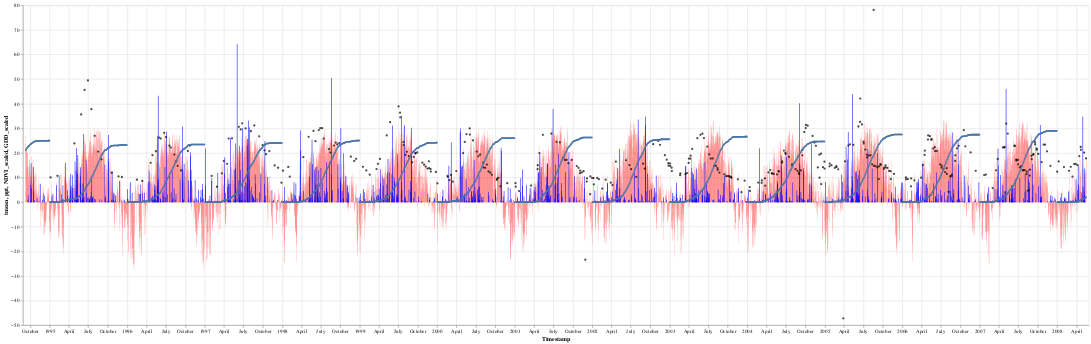

Notebook cell for this chart:
### Code cell
tmean = alt.Chart(df_merged.iloc[5000:10000]).mark_bar(color='red',size=.2).encode(
alt.X("Timestamp:T"), alt.Y("tmean:Q"),
    tooltip=[
        alt.Tooltip('DOY:O', title='DOY'),
        alt.Tooltip('tmean:Q', title='tmean')]
)

precip = alt.Chart(df_merged.iloc[5000:10000]).mark_bar(color='blue',size=1).encode(
    alt.X("Timestamp:T"), alt.Y("ppt:Q"),
    tooltip=[
        alt.Tooltip('DOY:O', title='DOY'),
        alt.Tooltip('ppt:Q', title='ppt')]
)

ndvi = alt.Chart(df_merged.iloc[5000:10000]).mark_point(color='black',size=5).encode(
    alt.X("Timestamp:T"), alt.Y("NDVI_scaled:Q"),
    tooltip=[
        alt.Tooltip('DOY:O', title='DOY'),
        alt.Tooltip('NDVI:Q', title='NDVI')]
)

GDD = alt.Chart(df_merged.iloc[5000:10000]).mark_point(size=1).encode(
alt.X("Timestamp:T"), alt.Y("GDD_scaled:Q"),
    tooltip=[
        alt.Tooltip('DOY:O', title='DOY'),
        alt.Tooltip('GDD:Q', title='GDD')]
)



(tmean + precip + ndvi + GDD).properties(width=2000, height=600)

### Figure 1 — Vega-Lite specification as saved in the notebook (floating-point values rounded to 4 significant figures; data arrays with more than 128 entries replaced by an {"elided": "..."} marker saying what was removed)
{"config": {"view": {"continuousWidth": 400, "continuousHeight": 300}}, "layer": [{"data": {"name": "data-8f3be5cf0b9273ca7078cc16df2f29d3"}, "mark": {"type": "bar", "color": "red", "size": 0.2}, "encoding": {"tooltip": [{"field": "DOY", "title": "DOY", "type": "ordinal"}, {"field": "tmean", "title": "tmean", "type": "quantitative"}], "x": {"field": "Timestamp", "type": "temporal"}, "y": {"field": "tmean", "type": "quantitative"}}}, {"data": {"name": "data-8f3be5cf0b9273ca7078cc16df2f29d3"}, "mark": {"type": "bar", "color": "blue", "size": 1}, "encoding": {"tooltip": [{"field": "DOY", "title": "DOY", "type": "ordinal"}, {"field": "ppt", "title": "ppt", "type": "quantitative"}], "x": {"field": "Timestamp", "type": "temporal"}, "y": {"field": "ppt", "type": "quantitative"}}}, {"data": {"name": "data-8f3be5cf0b9273ca7078cc16df2f29d3"}, "mark": {"type": "point", "color": "black", "size": 5}, "encoding": {"tooltip": [{"field": "DOY", "title": "DOY", "type": "ordinal"}, {"field": "NDVI", "title": "NDVI", "type": "quantitative"}], "x": {"field": "Timestamp", "type": "temporal"}, "y": {"field": "NDVI_scaled", "type": "quantitative"}}}, {"data": {"name": "data-8f3be5cf0b9273ca7078cc16df2f29d3"}, "mark": {"type": "point", "size": 1}, "encoding": {"tooltip": [{"field": "DOY", "title": "DOY", "type": "ordinal"}, {"field": "GDD", "title": "GDD", "type": "quantitative"}], "x": {"field": "Timestamp", "type": "temporal"}, "y": {"field": "GDD_scaled", "type": "quantitative"}}}], "height": 600, "width": 2000, "$schema": "https://vega.github.io/schema/vega-lite/v4.17.0.json", "datasets": {"data-8f3be5cf0b9273ca7078cc16df2f29d3": {"elided": "5000 records"}}}
